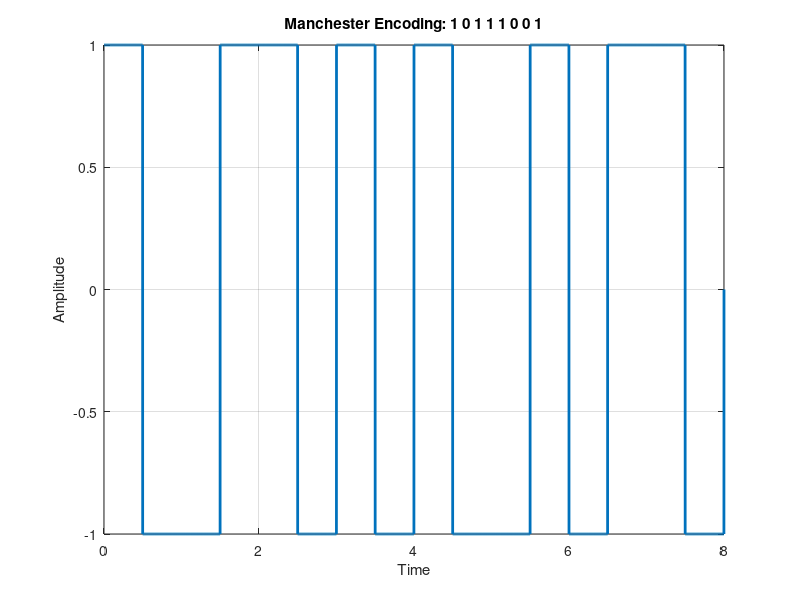

Write the MATLAB code that produced this figure.
% Manchester Encoding and Decoding
clc;
clear;

bits = [1 0 1 1 1 0 0 1]; % Define bitstream
bitrate = 1; % Bit rate is considered as 1 bps
n = 1000; % Sampling rate
T = length(bits) / bitrate; % Total time needed for the bitstream 
N = n * length(bits); % Total sampling points
dt = T / N; % Set time for each sampling point
t = 0:dt:T; % Time array for all values of X-axis
x = zeros(1, length(t)); % Set all amplitude to zero

% Loop for encoding
for i = 1:length(bits)
    if bits(i) == 1
        x((i - 1) * n + 1:(i - 1) * n + n / 2) = 1;    % High-to-low transition for 1
        x((i - 1) * n + n / 2:i * n) = -1;               % Low-to-high transition for 1
    else
        x((i - 1) * n + 1:(i - 1) * n + n / 2) = -1;    % Low-to-high transition for 0
        x((i - 1) * n + n / 2:i * n) = 1;               % High-to-low transition for 0
    end
end

% Encoding Signal (Manchester waveform)
figure;
plot(t, x, 'LineWidth', 2);
title('Manchester Encoding: 1 0 1 1 1 0 0 1');
xlabel('Time');
ylabel('Amplitude');
grid on;

% Decoding signal to bitstream
% Initialize counter for decoding
counter = 0;
result = zeros(1, length(bits));  % Preallocate result array

% Loop for decoding
for i = 1:length(t)
    if t(i) > counter
        counter = counter + 1;
        % Sampling the signal at the midpoint of each bit
        if x(i) > 0        
            result(counter) = 0;   % Low-to-high (0 bit)
        else
            result(counter) = 1;   % High-to-low (1 bit)
        end
    end
end

% Display the decoded bitstream
disp('Manchester Decoding:');
disp(result);
